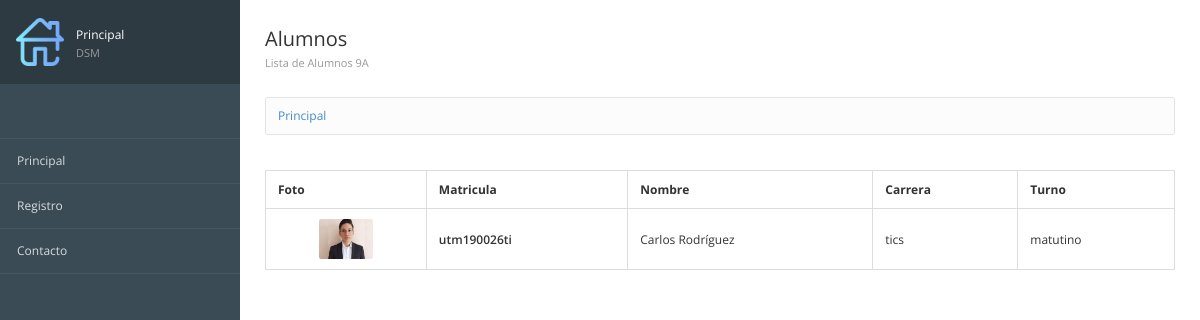
The app's page /, older data.
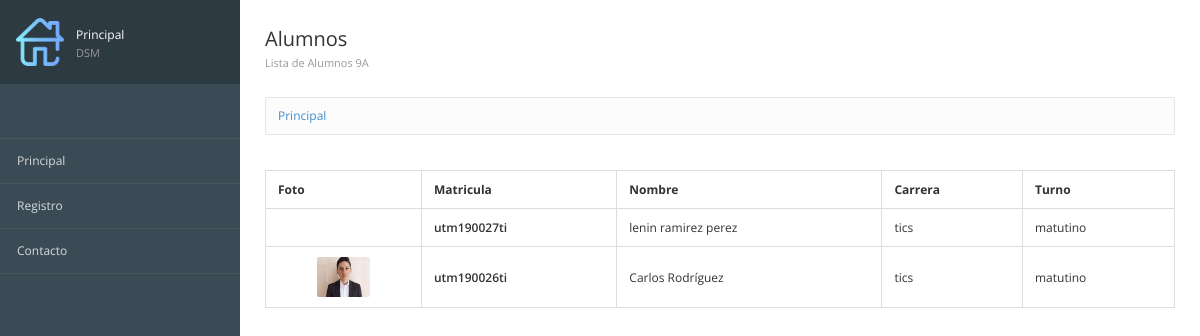
The same page, newer data.
### registros/models.py (models this page shows, shortened)
class Alumnos(models.Model): #Define la estructura de nuestra tabla
    matricula = models.CharField(max_length=12,verbose_name="Mat") #texto corto
    nombre = models.TextField() #Texto largo
    carrera = models.TextField()
    turno = models.TextField(max_length=10)
    imagen = models.ImageField(null=True,upload_to="fotos",verbose_name="Fotografía")
    created = models.DateField(auto_now_add=True) #Fecha y tiempo
    updated = models.DateField(auto_now_add=True) #Fecha y tiempo
    class Meta:
        verbose_name = "Alumno"
        verbose_name_plural = "Alumnos"
        ordering = ["-created"]

### registros/views.py (the view)
# urls.py: path('',views_registros.registros, name="Principal"),
def registros(request):
    alumnos=Alumnos.objects.all()
    return render(request,"registros/principal.html",{'alumnos':alumnos})

### registros/templates/registros/principal.html (shortened to what this page needs)
{% extends "inicio/encabezado.html"%}
{%load static%}
{%block imagen%}
{%load static%}
{%static 'inicio/images/home.png'%}
{%endblock%}
{%block tituloMenu%}
Principal <span>DSM</span>
{%endblock%}
{%block Encabezado%}
 <div class="page-header">
    <div class="page-title">
        <h3>Alumnos<br>
        <small>Lista de Alumnos 9A</small></h3>
    </div>
</div>
{%endblock%}
{%block contenido%}
<table class="table table-bordered tablestriped">
    <thead>
    <tr>
    <th>Foto</th>
    <th>Matricula</th>
    <th>Nombre</th>
    <th>Carrera</th>
    <th>Turno</th>
    </tr>
    </thead>
    <tbody>
        {% for alumno in alumnos %}
        <tr>
        <td class="text-center">
        <img src="{{alumno.imagen.url}}" alt="" class="img-media">
        </td>
        <td class="text-semibold">{{alumno.matricula}}</td>
        <td class="muted">{{alumno.nombre}}</td>
        <td class="muted">{{alumno.carrera}}</td>
        <td class="muted">{{alumno.turno}}</td>
        </tr>
        {% endfor %}
        </tbody>
        </table>
{%endblock%}

### inicio/templates/inicio/encabezado.html (shortened to what this page needs)
<!DOCTYPE html>
<html lang="en">
<head>
{%load static%}
<link href="{% static 'inicio/css/bootstrap.min.css'%}" rel="stylesheet" type="text/css">
<link href="{% static 'inicio/css/londinium-theme.css'%}" rel="stylesheet" type="text/css">
<link href="{% static 'inicio/css/styles.css'%}" rel="stylesheet" type="text/css">
<link href="{% static 'inicio/css/icons.css'%}" rel="stylesheet" type="text/css">
</head>
<body>
 	<div class="page-container">
		<div class="sidebar">
            <div class ="user-menu dropdown">
                <a href="#">
                    <img src="{%block imagen%}{%endblock%}">
                    <div class="user-info">
                        {%block tituloMenu%}{%endblock%}
                    </div>
                </a>
            </div>
			<div class="sidebar-content">
				<ul class="navigation">
                            <li><a href="{%url 'Principal'%}">Principal</a></li>
                            <li><a href="{%url 'Formulario'%}">Registro</a></li>
							<li><a href="{%url 'Contacto'%}">Contacto</a></li>
				</ul>
			</div>
		</div>
    <div class="page-content">
        {%block Encabezado%}{%endblock%}
         <div class="breadcrumb-line">
            <ul class="breadcrumb">
                <a href="{%url 'Principal'%}">
                    {%if request.path == '/' %}
                        Principal
                    {%else%}
                        Principal{{request.path}}
                    {%endif%}
                </a>
            </ul>
        </div>
        {%block contenido%}{%endblock%}
    </div>
</body>
</html>

### inicio/static/inicio/css/londinium-theme.css (style rules this page uses)
.panel-toolbar:after, .page-header:after, .header-bar-stats .page-stats li:after, .panel-heading:after { content: ""; display: table; clear: both; }
html { height: 100%; }
body { font-family: 'Open Sans', sans-serif; font-size: 12px; position: relative; min-height: 100%; }
a { cursor: pointer; }
h1, h2, h3, h4, h5, h6, .h1, .h2, .h3, .h4, .h5, .h6 { font-weight: 600; line-height: 1.42857143; margin-top: 0; }
h3, .h3 { font-size: 20px; }
ul, ol { padding-left: 16px; }
.text-semibold { font-weight: 600; }
.img-media { height: 40px; border-radius: 2px; }
.page-container { background-color: #fff; }
@media (min-width: 992px) { .navbar-form, .navbar-text, .navbar-nav, .navbar-button, .sidebar { display: block; } }
.page-header { padding: 0; margin: 0; position: relative; border: 0; }
.page-header small { display: block; font-size: 11px; color: #999; margin: 8px 0 0 0; }
.page-title { float: left; }
.page-title h3 { padding: 29px 0; margin: 0; font-weight: 400; line-height: 20px; }
.breadcrumb { padding: 9px 12px 10px 12px; float: left; margin: 0; background: none; border-radius: 0; }
.table { margin-bottom: 0; }
.table > thead > tr > th { border-bottom-width: 1px; outline: 0; }
.table > thead > tr > th, .table > tbody > tr > th, .table > tfoot > tr > th, .table > thead > tr > td, .table > tbody > tr > td, .table > tfoot > tr > td { vertical-align: middle; padding: 10px 12px; }

Row changes from the older to the newer data that the page shows:
added Alumnos: matricula "utm190027ti", nombre "lenin ramirez perez", carrera "tics", turno "matutino"
